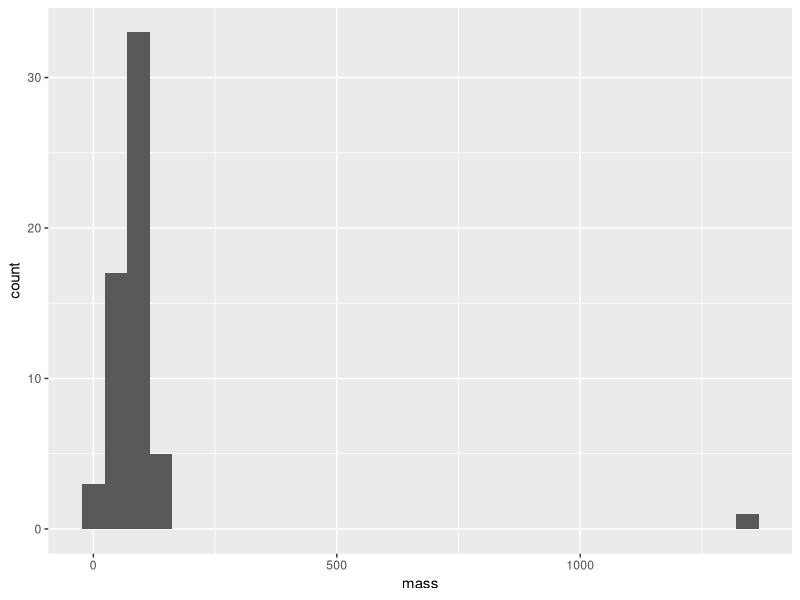
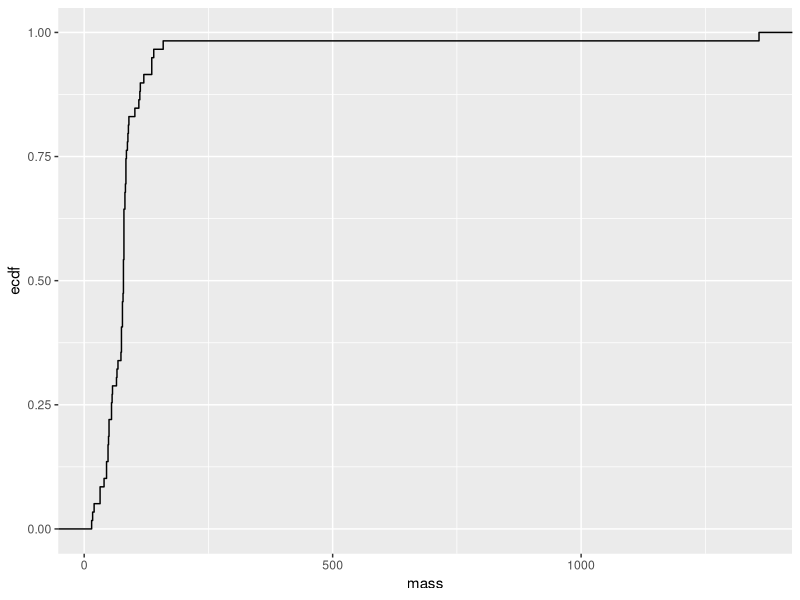
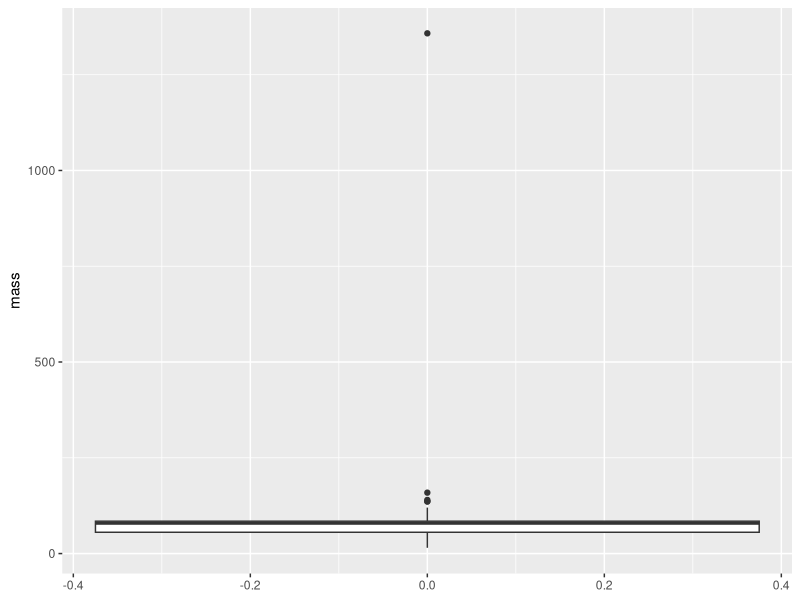
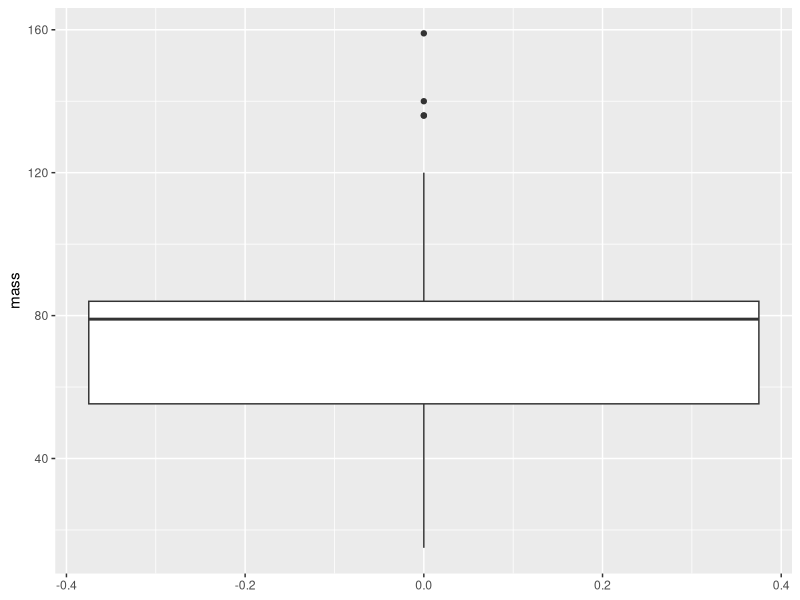
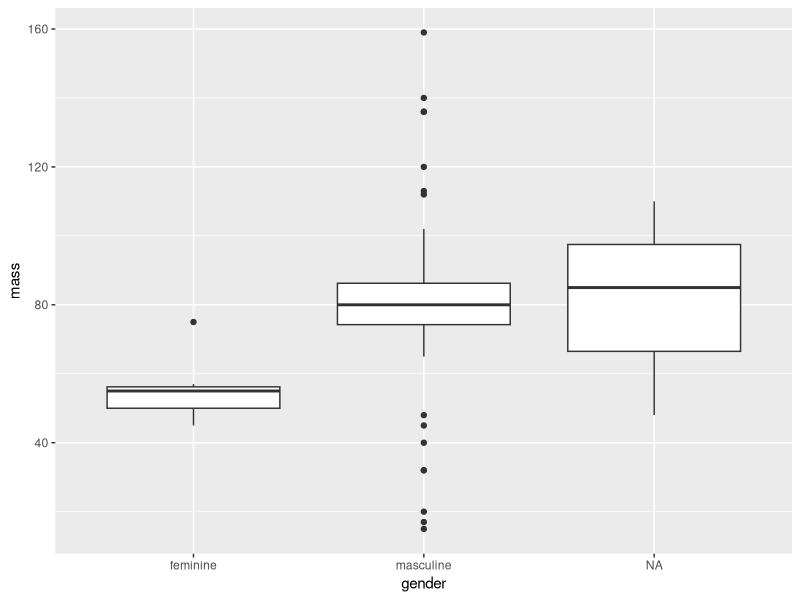
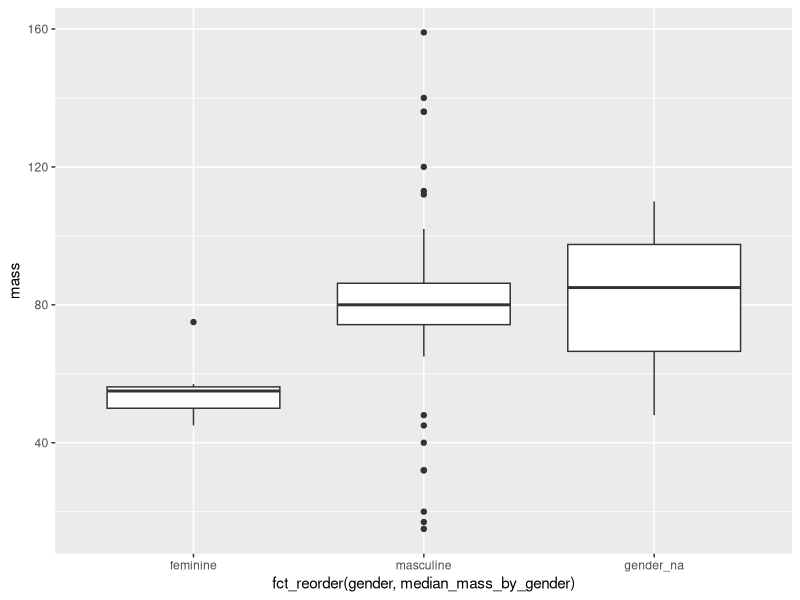
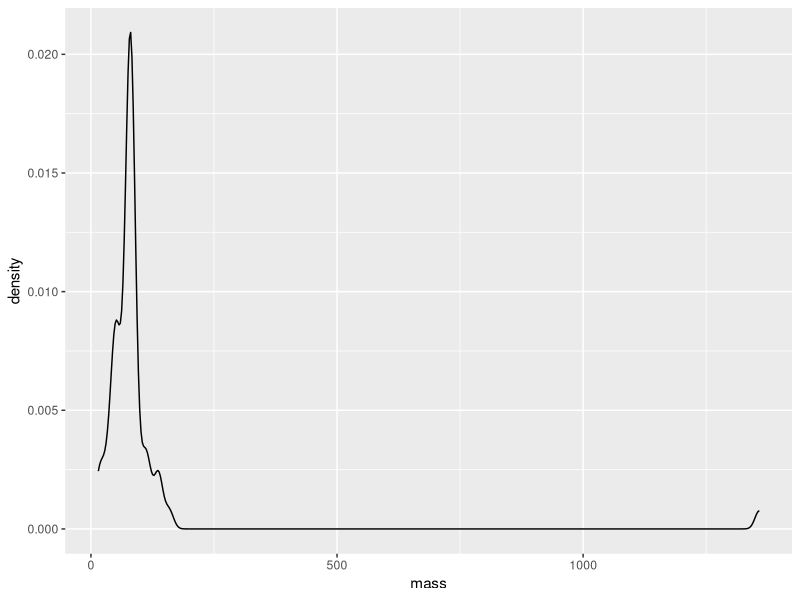
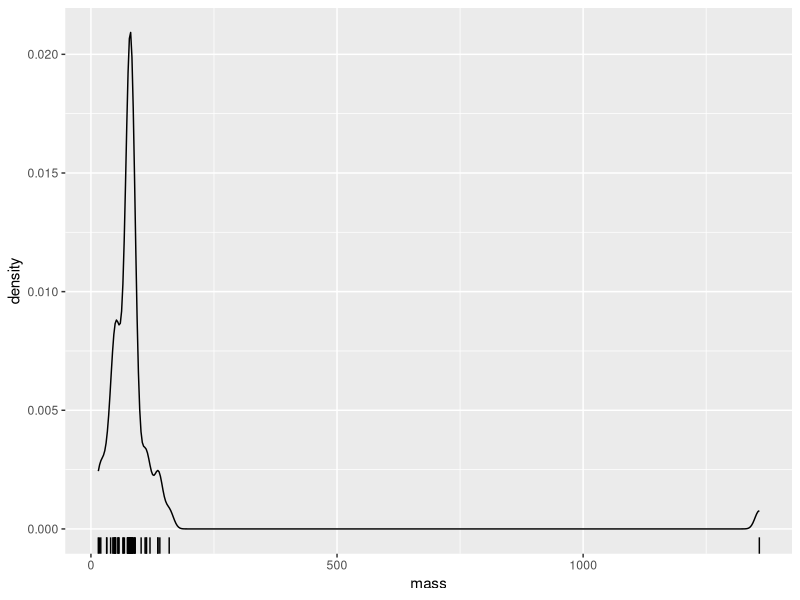

The R script that drew these images, in order:
library(tidyverse)
library(ggridges)

# https://cran.r-project.org/web/packages/ggridges/vignettes/introduction.html
# https://ggplot2.tidyverse.org/reference/geom_rug.html
# https://blog.rstudio.com/2016/08/31/forcats-0-1-0/

# histogram
starwars %>% ggplot(data = ., aes(x = mass)) + geom_histogram()

# empirical cumulative density function
starwars %>% ggplot(data = ., aes(x = mass)) + stat_ecdf()

# boxplot
map(.x = starwars, .f = ~ sum(is.na(.x)))
starwars %>% ggplot(data = ., aes(y = mass)) + geom_boxplot()
starwars %>% filter(mass < 1000) %>% ggplot(data = ., aes(y = mass)) + geom_boxplot()
starwars %>% filter(mass < 1000) %>% ggplot(data = ., aes(y = mass, x = gender)) + geom_boxplot()
starwars %>% filter(mass < 1000) %>% group_by(gender) %>% 
        mutate(median_mass_by_gender = median(mass, na.rm = TRUE), minimum_mass_by_gender = min(mass, na.rm = TRUE)) %>% ungroup() %>%
        # note that NA value for gender is placed last using fct_reorder, so change level to be "gender_na" so it reorders correctly
        mutate(gender = ifelse(is.na(gender), "gender_na", gender), gender = factor(gender)) %>% 
        ggplot(data = ., aes(y = mass, x = fct_reorder(gender, median_mass_by_gender))) +
        # ggplot(data = ., aes(y = mass, x = fct_reorder(.f = gender, .x = minimum_mass_by_gender))) +
        geom_boxplot()

# density plot, with single facet
starwars %>% ggplot(data = ., aes(x = mass)) + geom_density()
starwars %>% ggplot(data = ., aes(x = mass)) + geom_density() + geom_rug()

# density plot with multiple facets 
starwars %>% filter(mass < 1000) %>% ggplot(data = ., aes(x = mass)) + geom_density() + facet_wrap(vars(gender))
# (ggridges only works when y argument is provided, won't work if only x argument is provided)
# starwars %>% filter(mass < 1000) %>% ggplot(data = ., aes(x = mass)) + geom_density_ridges() 
starwars %>% filter(mass < 1000) %>% ggplot(data = ., aes(x = mass, y = gender)) + geom_density_ridges() 
starwars %>% filter(mass < 1000) %>% ggplot(data = ., aes(x = mass, y = gender)) + geom_density_ridges(jittered_points = TRUE, position = position_raincloud()) 
starwars %>% filter(mass < 1000) %>% ggplot(data = ., aes(x = mass, y = gender)) + 
        geom_density_ridges(jittered_points = TRUE, point_shape = "|", position = position_points_jitter(width = 0.05, height = 0)) 
